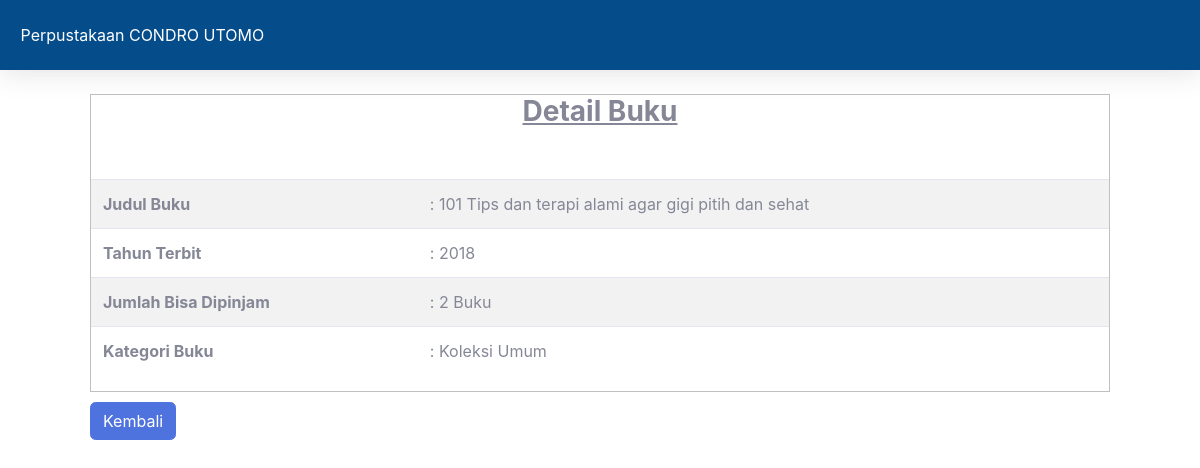
/Home/detail/1, run on the app's committed database.
### tables this page shows
CREATE TABLE `buku` (
  `Kode_buku` int(11) NOT NULL,
  `Judul_buku` text DEFAULT NULL,
  `tahun` year(4) NOT NULL,
  `jumlah` int(11) DEFAULT NULL,
  `kategori_idkategori` int(11) NOT NULL
);

CREATE TABLE `kategori` (
  `idkategori` int(11) NOT NULL,
  `nama_kategori` varchar(45) DEFAULT NULL
);

### application/controllers/Home.php (called while the page is built, shortened)
<?php
class Home extends CI_Controller
{
	public function detail($id_buku) {
		$detail = $this->M_data->detail_data($id_buku);
		$data['detail'] = $detail;
		$this->load->view('detail',$data);
	}
}

### index.php (called while the page is built, shortened)
<?php
require_once BASEPATH.'core/CodeIgniter.php';

### application/models/M_data.php (called while the page is built, shortened)
<?php
class M_data extends CI_Model
{
	public function detail_data($id_buku){
		$this->db->from('buku');
		$this->db->join('kategori','kategori_idkategori = idkategori');
		$this->db->where('Kode_buku',$id_buku);
		$query = $this->db->get()->row();
		return $query;
	}
}

### application/views/detail.php (the view, shortened to what this page needs)
<!DOCTYPE html>
<html lang="en">
<head>
  <link href="<?php echo base_url('assets/fontawesome-free/css/all.min.css') ?>" rel="stylesheet" type="text/css">
  <link href="<?php echo base_url('css/sb-admin-2.min.css') ?>" rel="stylesheet">
</head>
<body id="page-top">
<div id="content">
         <nav class="navbar navbar-expand navbar-light topbar mb-4 static-top shadow" style="background: #044c8a">
          <a href="http://localhost/perpus_secang/Home" style="color: white;text-decoration: none;">
            &nbsp;Perpustakaan CONDRO UTOMO
          </a>
         </nav>
      </div>
<div class="container" style="background: none;padding-right: 5%; padding-left: 5%">
  <section class="content" style="border: 1px solid silver">
    <table class="table table-striped" style="margin-top: 5%">
      <h3 align="center" style="padding-top: 0px; margin-bottom: 0px; text-decoration: underline;"><b>Detail Buku</b></h3>
    <tr>
      <th>Judul Buku</th>
      <td>:&nbsp;<?php echo $detail->Judul_buku ?></td>
    </tr>
    <tr>
      <th>Tahun Terbit</th>
      <td>:&nbsp;<?php echo $detail->tahun ?></td>
    </tr>
    <tr>
      <th>Jumlah Bisa Dipinjam</th>
      <td>:&nbsp;<?php echo $detail->jumlah ?>&nbsp;Buku</td>
    </tr>
    <tr>
      <th>Kategori Buku</th>
      <td>:&nbsp;<?php echo $detail->nama_kategori ?></td>
    </tr>
  </table>
  </section>
  <a style="margin-top: 10px" href="<?php echo base_url().'Home';?>" class="btn btn-primary">Kembali</a>
</div>
</body>
</html>

### data on the page
buku: Judul_buku "101 Tips dan terapi alami agar gigi pitih dan sehat", tahun "2018", jumlah "2", kategori_idkategori.nama_kategori "Koleksi Umum"
